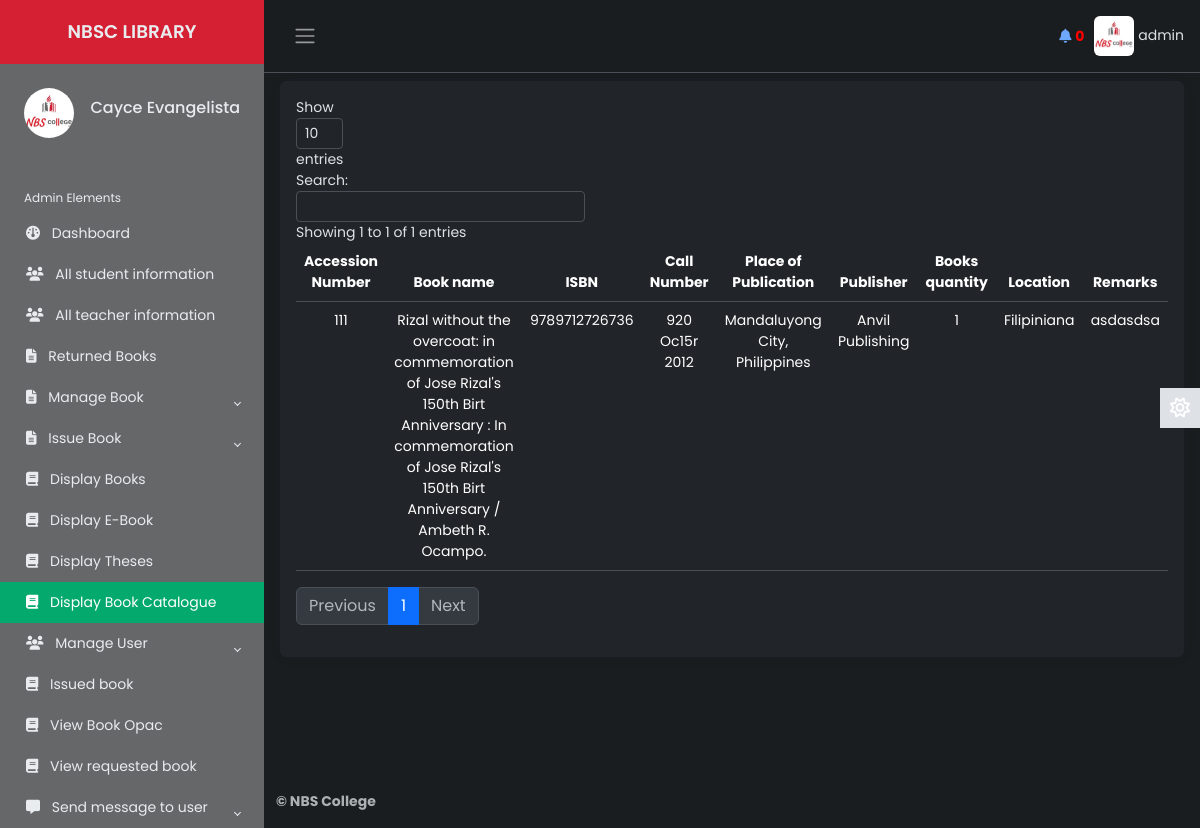
Page /Source/librarian/manage-book.php (signed in) on the earlier database version.
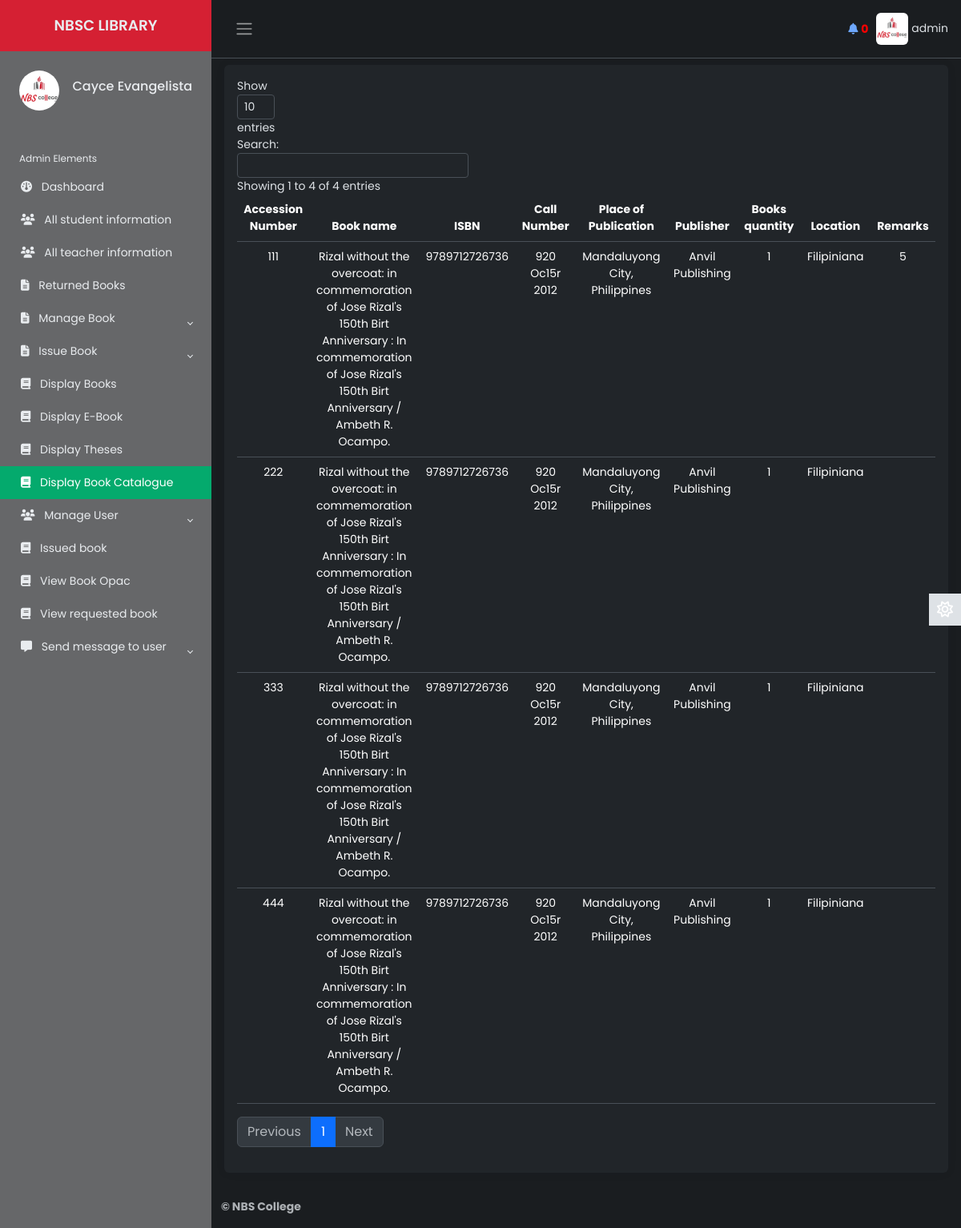
Same page on the later database version.
### tables this page shows
CREATE TABLE `lib_registration` (
  `id` int(2) NOT NULL,
  `name` varchar(50) NOT NULL,
  `username` varchar(20) NOT NULL,
  `password` varchar(20) NOT NULL,
  `email` varchar(50) NOT NULL,
  `phone` varchar(20) NOT NULL,
  `address` varchar(100) NOT NULL,
  `photo` varchar(500) NOT NULL,
  `status` varchar(7) NOT NULL
);

CREATE TABLE `book_module` (
  `accession_number` varchar(255) NOT NULL,
  `title_proper` varchar(5000) NOT NULL,
  `responsibility` varchar(5000) NOT NULL,
  `preffered_title` varchar(1000) NOT NULL,
  `parallel_title` varchar(1000) NOT NULL,
  `main_creator` varchar(1000) NOT NULL,
  `add_entry_creator` varchar(1000) NOT NULL,
  `contributors` varchar(1000) NOT NULL,
  `add_entry_corporate` varchar(1000) NOT NULL,
  `place_of_publication` varchar(1000) NOT NULL,
  `publisher` varchar(1000) NOT NULL,
  `date_of_publication` varchar(1000) NOT NULL,
  `edition` varchar(1000) NOT NULL,
  `extent_of_text` varchar(1000) NOT NULL,
  `illustrations` varchar(1000) NOT NULL,
  `dimension` varchar(100) NOT NULL,
  `acc_materials` varchar(1000) NOT NULL,
  `series` varchar(100) NOT NULL,
  `supp_content` varchar(100) NOT NULL,
  `ISBN` varchar(100) NOT NULL,
  `content_type` varchar(100) NOT NULL,
  `media_type` varchar(100) NOT NULL,
  `carrier_type` varchar(100) NOT NULL,
  `URL` varchar(5000) NOT NULL,
  `subject_type` varchar(20) NOT NULL,
  `subject_info` varchar(5000) NOT NULL,
  `call_number_type` varchar(100) NOT NULL,
  `call_number_info` varchar(100) NOT NULL,
  `language` varchar(100) NOT NULL,
  `library_location` varchar(100) NOT NULL,
  `electronic_access` varchar(100) NOT NULL,
  `book_image` varchar(100) NOT NULL,
  `entered_by` varchar(100) NOT NULL,
  `updated_by` varchar(100) NOT NULL,
  `date_entered` varchar(100) NOT NULL,
  `date_updated` varchar(100) NOT NULL,
  `quantity` varchar(100) NOT NULL,
  `available` varchar(100) NOT NULL,
  `location` varchar(100) NOT NULL,
  `content_notes` varchar(5000) NOT NULL,
  `abstract` varchar(5000) NOT NULL,
  `review` varchar(5000) NOT NULL,
  `remarks` varchar(255) NOT NULL
);

### Source/librarian/manage-book.php (the view, shortened to what the rows shown need)
       <?php
   include 'inc/connection.php';
   include 'inc/header.php';
?>
           <main class="content px-3 py-2">
           <div class="card border-0">
                       <div class="card-body" >
                           <table class="table table-hover text-center" id="dtBasicExample">
                               <thead>
                                   <tr >
                                   <th class="col">Accession Number</th>
                                   <th class="col">Book name</th>
                                   <th class="col">ISBN</th>
                                   <th class="col">Call Number</th>
                                   <th class="col">Place of Publication</th>
                                   <th class="col">Publisher</th>
                                   <th class="col">Books quantity</th>
                                   <th class="col">Location</th>
                                   <th class="col">Remarks</th>
                                   </tr>
                               </thead>
                               <tbody>
                               <?php
                               $res = mysqli_query($link, "select * from book_module");
                               while ($row = mysqli_fetch_array($res)) {
                                   echo "<tr>";
                                   echo "<td>";
                                   echo $row["accession_number"];
                                   echo "</td>";
                                   echo "<td>";
                                   echo $row["title_proper"];
                                   echo "</td>";
                                   echo "<td>";
                                   echo $row["ISBN"];
                                   echo "</td>";
                                   echo "<td>";
                                   echo $row["call_number_info"];
                                   echo "</td>";
                                   echo "<td>";
                                   echo $row["place_of_publication"];
                                   echo "</td>";
                                   echo "<td>";
                                   echo $row["publisher"];
                                   echo "</td>";
                                   echo "<td>";
                                   echo $row["quantity"];
                                   echo "</td>";
                                   echo "<td>";
                                   echo $row["location"];
                                   echo "</td>";
                                   echo "<td>";
                                   echo $row["remarks"];
                                   echo "</td>";
                               }
                                ?>
                               </tbody>
                           </table>
                       </div>
                   </div>
                   </main>

### Source/librarian/inc/header.php (shortened to what the rows shown need)
<?php
    include 'inc/connection.php';
 ?>
<!DOCTYPE html>
<html lang="en" data-bs-theme="dark">
<head>
    <link href="https://cdn.datatables.net/v/dt/jszip-3.10.1/dt-2.0.3/b-3.0.1/b-html5-3.0.1/b-print-3.0.1/datatables.min.css" rel="stylesheet">
    <link rel="stylesheet" href="inc/css/bootstrap.min.css">
    <link rel="stylesheet" href="inc/css/custom1.css">
    <link rel="stylesheet" href="inc/css/animate.css">
</head>
<body>
    <div class="wrapper">
    <aside id="sidebar" class="js-sidebar">
            <div class="h-100">
                <ul class="sidebar-nav">
                    <li class="sidebar-header">
                        <span>
                        <?php
                            $res = mysqli_query($link, "select * from lib_registration where username='".$_SESSION['username']."'");
                            while ($row = mysqli_fetch_array($res)){
                                ?><img src="<?php echo $row["photo"]; ?> " height="50px" width="50px" alt="something wrong" class="rounded-circle"></a> <?php
                            }
                        ?>
                        </span>
                        <h6 style="float: right; margin-top: 10px;">
							<?php
								$res = mysqli_query($link, "select * from lib_registration where username='".$_SESSION['username']."'");
								while ($row = mysqli_fetch_array($res)){
								$name  =  $row["name"];
								echo $name;
								}
							?>
            			</h6>
                    </li>
                    <br>
                </ul>
            </div>
        </aside>
        <div class="main">
            <nav class="navbar navbar-expand px-3 border-bottom">
                <div class="navbar-collapse navbar">
                        <li class="nav-item dropdown">
								<?php
                                     $res = mysqli_query($link, "select * from lib_registration where username='".$_SESSION['username']."'");
                                     while ($row = mysqli_fetch_array($res)){
                                         ?><a href="#" data-bs-toggle="dropdown" class="nav-icon pe-md-0" style="color: inherit;"><img src="<?php echo $row["photo"]; ?>" alt=""class="avatar img-fluid rounded"> <span><?php echo $_SESSION["username"]; ?></span></a> <?php
                                     }
                                ?>
                        </li>
                </div>
            </nav>
</body>
</html>

Differences in the rows shown:
changed book_module id 111: remarks "asdasdsa" → "5"
added book_module: accession_number "222", title_proper "Rizal without the overcoat: in commemoration of Jose Rizal's 150th Birt Anniversary : In commemoration of Jose Rizal's 150th Birt Anniversary / Ambeth R. Ocampo.", ISBN "9789712726736", call_number_info "920 Oc15r 2012", place_of_publication "Mandaluyong City, Philippines", publisher "Anvil Publishing", quantity "1", location "Filipiniana"
added book_module: accession_number "333", title_proper "Rizal without the overcoat: in commemoration of Jose Rizal's 150th Birt Anniversary : In commemoration of Jose Rizal's 150th Birt Anniversary / Ambeth R. Ocampo.", ISBN "9789712726736", call_number_info "920 Oc15r 2012", place_of_publication "Mandaluyong City, Philippines", publisher "Anvil Publishing", quantity "1", location "Filipiniana"
added book_module: accession_number "444", title_proper "Rizal without the overcoat: in commemoration of Jose Rizal's 150th Birt Anniversary : In commemoration of Jose Rizal's 150th Birt Anniversary / Ambeth R. Ocampo.", ISBN "9789712726736", call_number_info "920 Oc15r 2012", place_of_publication "Mandaluyong City, Philippines", publisher "Anvil Publishing", quantity "1", location "Filipiniana"
Other differences:
text written by a page script: "Show entries Search: Showing 1 to 1 of 1 entries Previous 1 Next" → "Show entries Search: Showing 1 to 4 of 4 entries Previous 1 Next"
